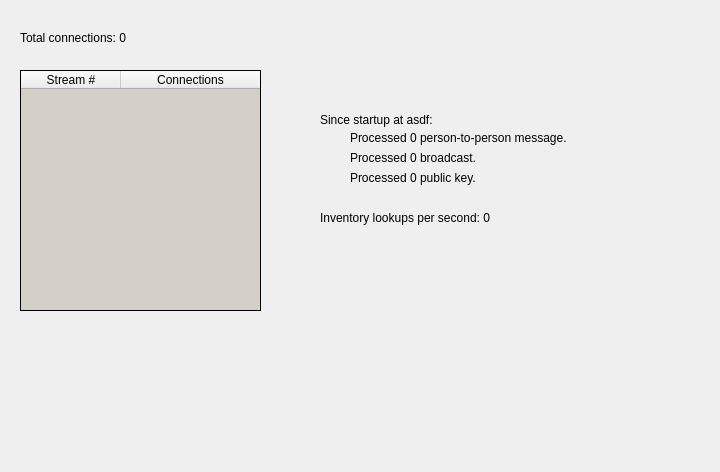
      <widget class="QWidget" name="networkstatus">
       <attribute name="icon">
        <iconset resource="bitmessage_icons.qrc">
         <normaloff>:/newPrefix/images/networkstatus.png</normaloff>:/newPrefix/images/networkstatus.png</iconset>
       </attribute>
       <attribute name="title">
        <string>Network Status</string>
       </attribute>
       <widget class="QPushButton" name="pushButtonStatusIcon">
        <property name="geometry">
         <rect>
          <x>680</x>
          <y>440</y>
          <width>21</width>
          <height>23</height>
         </rect>
        </property>
        <property name="text">
         <string/>
        </property>
        <property name="icon">
         <iconset resource="bitmessage_icons.qrc">
          <normaloff>:/newPrefix/images/redicon.png</normaloff>:/newPrefix/images/redicon.png</iconset>
        </property>
        <property name="flat">
         <bool>true</bool>
        </property>
       </widget>
       <widget class="QTableWidget" name="tableWidgetConnectionCount">
        <property name="geometry">
         <rect>
          <x>20</x>
          <y>70</y>
          <width>241</width>
          <height>241</height>
         </rect>
        </property>
        <property name="palette">
         <palette>
          <active>
           <colorrole role="Base">
            <brush brushstyle="SolidPattern">
             <color alpha="255">
              <red>212</red>
              <green>208</green>
              <blue>200</blue>
             </color>
            </brush>
           </colorrole>
          </active>
          <inactive>
           <colorrole role="Base">
            <brush brushstyle="SolidPattern">
             <color alpha="255">
              <red>212</red>
              <green>208</green>
              <blue>200</blue>
             </color>
            </brush>
           </colorrole>
          </inactive>
          <disabled>
           <colorrole role="Base">
            <brush brushstyle="SolidPattern">
             <color alpha="255">
              <red>212</red>
              <green>208</green>
              <blue>200</blue>
             </color>
            </brush>
           </colorrole>
          </disabled>
         </palette>
        </property>
        <property name="frameShape">
         <enum>QFrame::Box</enum>
        </property>
        <property name="frameShadow">
         <enum>QFrame::Plain</enum>
        </property>
        <property name="showDropIndicator" stdset="0">
         <bool>false</bool>
        </property>
        <property name="alternatingRowColors">
         <bool>true</bool>
        </property>
        <property name="selectionMode">
         <enum>QAbstractItemView::NoSelection</enum>
        </property>
        <attribute name="horizontalHeaderCascadingSectionResizes">
         <bool>true</bool>
        </attribute>
        <attribute name="horizontalHeaderHighlightSections">
         <bool>false</bool>
        </attribute>
        <attribute name="horizontalHeaderStretchLastSection">
         <bool>true</bool>
        </attribute>
        <attribute name="verticalHeaderVisible">
         <bool>false</bool>
        </attribute>
        <column>
         <property name="text">
          <string>Stream #</string>
         </property>
        </column>
        <column>
         <property name="text">
          <string>Connections</string>
         </property>
        </column>
       </widget>
       <widget class="QLabel" name="labelTotalConnections">
        <property name="geometry">
         <rect>
          <x>20</x>
          <y>30</y>
          <width>401</width>
          <height>16</height>
         </rect>
        </property>
        <property name="text">
         <string>Total connections: 0</string>
        </property>
       </widget>
       <widget class="QLabel" name="labelStartupTime">
        <property name="geometry">
         <rect>
          <x>320</x>
          <y>110</y>
          <width>331</width>
          <height>20</height>
         </rect>
        </property>
        <property name="text">
         <string>Since startup at asdf:</string>
        </property>
       </widget>
       <widget class="QLabel" name="labelMessageCount">
        <property name="geometry">
         <rect>
          <x>350</x>
          <y>130</y>
          <width>361</width>
          <height>16</height>
         </rect>
        </property>
        <property name="text">
         <string>Processed 0 person-to-person message.</string>
        </property>
       </widget>
       <widget class="QLabel" name="labelPubkeyCount">
        <property name="geometry">
         <rect>
          <x>350</x>
          <y>170</y>
          <width>331</width>
          <height>16</height>
         </rect>
        </property>
        <property name="text">
         <string>Processed 0 public key.</string>
        </property>
       </widget>
       <widget class="QLabel" name="labelBroadcastCount">
        <property name="geometry">
         <rect>
          <x>350</x>
          <y>150</y>
          <width>351</width>
          <height>16</height>
         </rect>
        </property>
        <property name="text">
         <string>Processed 0 broadcast.</string>
        </property>
       </widget>
       <widget class="QLabel" name="labelLookupsPerSecond">
        <property name="geometry">
         <rect>
          <x>320</x>
          <y>210</y>
          <width>291</width>
          <height>16</height>
         </rect>
        </property>
        <property name="text">
         <string>Inventory lookups per second: 0</string>
        </property>
       </widget>
      </widget>
